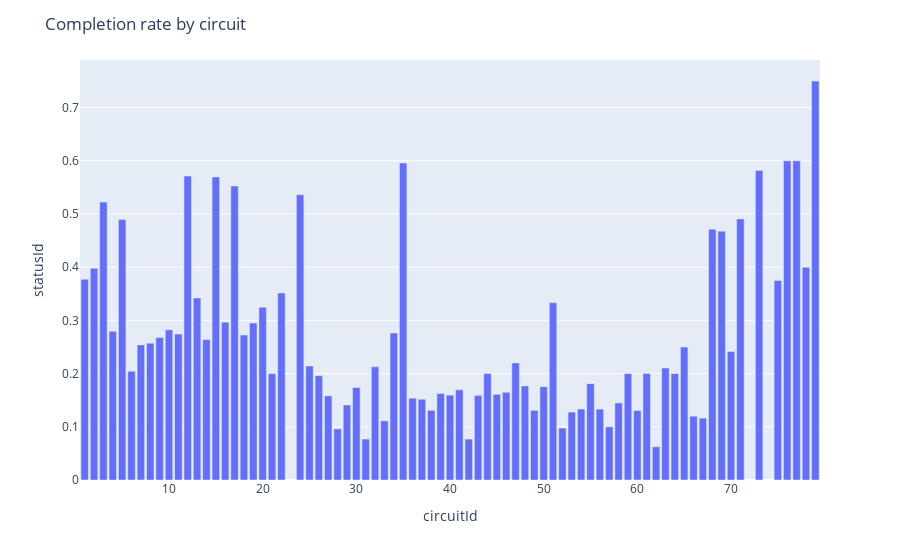

Notebook code for this chart:
### Code cell
# Completion rate by circuit
status_on_circuits = df_after_dropping[['circuitId', 'statusId']].groupby(['circuitId']).mean()
fig = px.bar(status_on_circuits, y = 'statusId')
fig.update_layout(title = 'Completion rate by circuit')
fig.show()

### Figure 1 — Plotly figure (JSON) as saved in the notebook; plotly's stock layout.template omitted (floating-point values rounded to 4 significant figures)
{"data": [{"alignmentgroup": "True", "hovertemplate": "circuitId=%{x}<br>statusId=%{y}<extra></extra>", "legendgroup": "", "marker": {"color": "#636efa", "pattern": {"shape": ""}}, "name": "", "offsetgroup": "", "orientation": "v", "showlegend": false, "textposition": "auto", "type": "bar", "x": [1, 2, 3, 4, 5, 6, 7, 8, 9, 10, 11, 12, 13, 14, 15, 16, 17, 18, 19, 20, 21, 22, 24, 25, 26, 27, 28, 29, 30, 31, 32, 33, 34, 35, 36, 37, 38, 39, 40, 41, 42, 43, 44, 45, 46, 47, 48, 49, 50, 51, 52, 53, 54, 55, 56, 57, 58, 59, 60, 61, 62, 63, 64, 65, 66, 67, 68, 69, 70, 71, 73, 75, 76, 77, 78, 79], "xaxis": "x", "y": [0.3773, 0.3981, 0.5225, 0.2796, 0.4896, 0.2044, 0.254, 0.2571, 0.2679, 0.2824, 0.2744, 0.5714, 0.3422, 0.2641, 0.5698, 0.2967, 0.5526, 0.2725, 0.2949, 0.3248, 0.2, 0.3516, 0.5362, 0.2143, 0.1961, 0.158, 0.09615, 0.141, 0.1739, 0.07692, 0.2129, 0.1111, 0.2765, 0.5957, 0.1538, 0.1518, 0.131, 0.1627, 0.1596, 0.1696, 0.07692, 0.1591, 0.2, 0.161, 0.1649, 0.2201, 0.1768, 0.131, 0.1754, 0.3333, 0.09756, 0.1277, 0.1333, 0.1811, 0.1333, 0.1, 0.1449, 0.2, 0.1304, 0.2, 0.0625, 0.2105, 0.2, 0.25, 0.12, 0.1163, 0.4714, 0.4677, 0.2416, 0.4908, 0.582, 0.375, 0.6, 0.6, 0.4, 0.75], "yaxis": "y"}], "layout": {"barmode": "relative", "legend": {"tracegroupgap": 0}, "margin": {"t": 60}, "title": {"text": "Completion rate by circuit"}, "xaxis": {"anchor": "y", "domain": [0, 1], "title": {"text": "circuitId"}}, "yaxis": {"anchor": "x", "domain": [0, 1], "title": {"text": "statusId"}}}}
